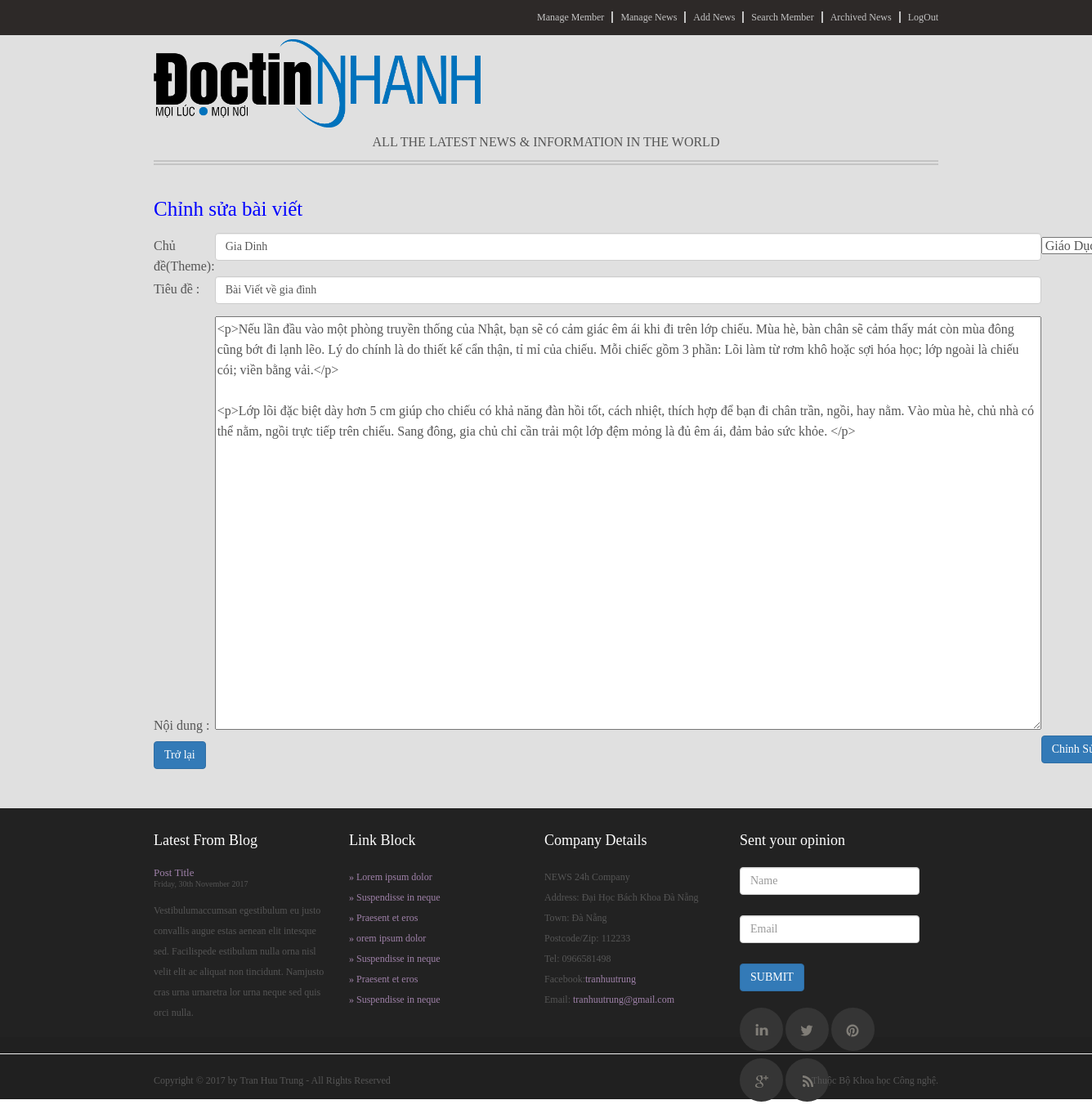
The app's page /NEWS/admin/chinhsuabaiviet.php?id=54 with its own data.
### tables this page shows
CREATE TABLE `posts` (
  `id` int(10) NOT NULL,
  `title` varchar(500) NOT NULL,
  `content` text,
  `user_id` int(11) NOT NULL,
  `is_public` tinyint(4) DEFAULT '0',
  `createdate` datetime DEFAULT NULL,
  `theme` varchar(50) NOT NULL,
  `url_hinhanh` varchar(100) NOT NULL
);

### NEWS/admin/chinhsuabaiviet.php (the view, shortened to what this page needs)
<?php include("includes/conection.php") ?>
<?php include("includes/header.php") ?>
<?php
    $id_baiviet = -1;
    if(isset($_GET['id'])){
        $id_baiviet = $_GET['id'];
    }
    $sql    = "SELECT * from posts WHERE id = '$id_baiviet' ";
    $query  = mysqli_query($connect, $sql);
?>
<div id="main_content" class="wrap-inner">
    <?php
         while($data = mysqli_fetch_array($query)){
    ?>
    <form method="POST">
        <table>
            <tr>
                <td colspan="3"><h3>Chỉnh sửa bài viết </h3></td>
            </tr>
            <tr>
                <td><p>Chủ đề(Theme): </p></td>
                <td><input type="text" id="theme" name="theme" value="<?php echo $data['theme']; ?>"  class="form-control  form-control-marginbottom"</td>
                <td>
                    <select id="getTheme" onChange="myChangeTheme()">
                        <option value="Giao Duc">Giáo Dục
                        <option value="Suc Khoe">Sức Khỏe
                    </select>
                </td>
            </tr>
            <tr>
                <td><p>Tiêu đề : </p></td>
                <td><input type="text" id="title" name="title" value="<?php echo $data['title']; ?>" class="form-control form-control-marginbottom" ></td>
            </tr>
            <tr>
                <td><p>Nội dung : </p></td>
                <td><textarea name="content_saukhisua" id="post_content_ckeditor" cols="110" rows="20"><?php echo $data['content']; ?></textarea></td>
            </tr>
            <tr>
                <td colspan="2"> <input class="btn btn-primary" type="button" value="Trở lại" onClick="back_suabaiviet()"></td>
                <td colspan="3" align="center"><input class="btn btn-primary dangbai" type="submit" name="btn_chinhsuaxong" value="Chỉnh Sửa Xong"></td>
            </tr>
        </table>
    </form>
    <?php
    }
    ?>
</div>
<?php include "includes/footer.php" ?>

### NEWS/admin/styles/css/mystyle.css (style rules this page uses)
body { font-family: 'Times New Roman', Times, serif; line-height: 25px; box-sizing: border-box; }
.wrap-inner { width: 960px; margin: 0px auto; }

### NEWS/admin/styles/css/thembaiviet.css (style rules this page uses)
#main_content h3 { color: blue; font-size: 25px; margin-bottom: 15px; }
.form-control-marginbottom { margin-bottom: 15px; }
.dangbai { margin-bottom: 15px; }
#main_content { border-top: 6px double #c4c4c4; padding-top: 40px ; margin-bottom: 40px; }

### records on screen
posts: theme "Gia Dinh", title "Bài Viết về gia đình", content_saukhisua "<p>Nếu lần đầu vào một phòng truyền thống của Nhật, bạn sẽ có cảm giác êm ái khi đi trên lớp chiếu. Mùa hè, bàn chân sẽ cảm thấy mát còn mùa đông cũng bớt đi lạnh lẽo. Lý do chính là do thiết kế cẩn thận, tỉ mỉ của chiếu. Mỗi chiếc gồm 3 phần: Lõi làm từ rơm khô hoặc sợi hóa học; lớp ngoài là chiếu cói; viền bằng vải.</p> <p>Lớp lõi đặc biệt dày hơn 5 cm giúp cho chiếu có khả năng đàn hồi tốt, cách nhiệt, thích hợp để bạn đi chân trần, ngồi, hay nằm. Vào mùa hè, chủ nhà có thể nằm, ngồi trực tiếp trên chiếu. Sang đông, gia chủ chỉ cần trải một lớp đệm mỏng là đủ êm ái, đảm bảo sức khỏe. </p>"
